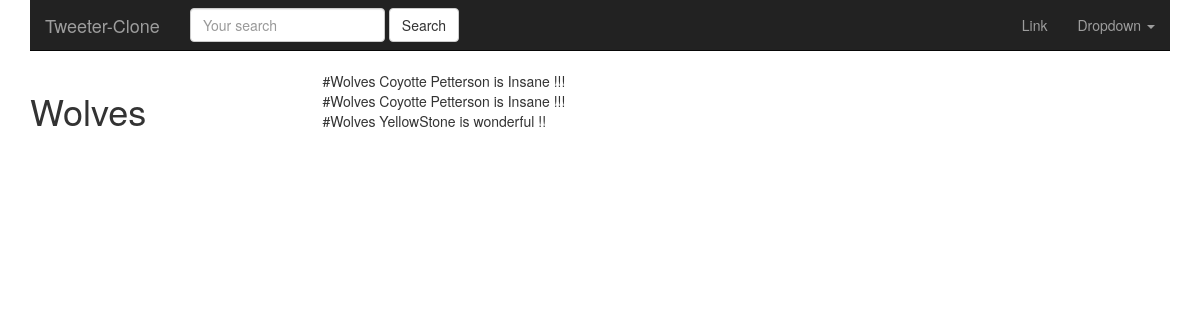
Page /tags/Wolves/ on the committed database.
### hashtags/models.py (models this page shows, shortened)
class HashTag(models.Model):
    tag = models.CharField(max_length=120)
    timestamp = models.DateTimeField(auto_now_add=True)
    def get_tweets(self):
        return Tweet.objects.filter(content__icontains="#" + self.tag)

### tweets/models.py (models this page shows, shortened)
class Tweet(models.Model):
    parent      = models.ForeignKey('self', blank=True, null=True)
    user        = models.ForeignKey(settings.AUTH_USER_MODEL)
    content     = models.CharField(max_length=255, validators=[validate_content])
    liked       = models.ManyToManyField(settings.AUTH_USER_MODEL, blank=True, related_name='liked')
    reply       = models.BooleanField(verbose_name='Is a reply?', default=False)
    updated     = models.DateTimeField(auto_now=True)
    timestamp   = models.DateTimeField(auto_now_add=True)
    objects     = TweetManager()
    class Meta:
        ordering = ['-timestamp']

### hashtags/views.py (the view)
# urls.py: url(r'^tags/(?P<hashtag>.*)/$', HashTagView.as_view(), name='hashtag'),
class HashTagView(View):
    def get(self, request, hashtag, *args, **kwargs):
        obj, created = HashTag.objects.get_or_create(tag=hashtag)
        return render(request, 'hashtags/tweet_hashtag.html', {"obj": obj})

### hashtags/templates/hashtags/tweet_hashtag.html
{% extends "base.html" %}
{% block content %}
  <div class='row'>
      <div class='col-sm-3 col-xs-12'>
      <h1>{{ obj.tag }}</h1>
      </div>
      <div class='col-sm-9 '>
        {% for tweet in obj.get_tweets %}
          {{ tweet.content }} <br/>
        {% endfor %}
      </div>
  </div>
{% endblock content %}

### rows in the picture
HashTag: tag "Wolves"
Tweet: content "#Wolves Coyotte Petterson is Insane !!!"
Tweet: content "#Wolves Coyotte Petterson is Insane !!!"
Tweet: content "#Wolves YellowStone is wonderful !!"
